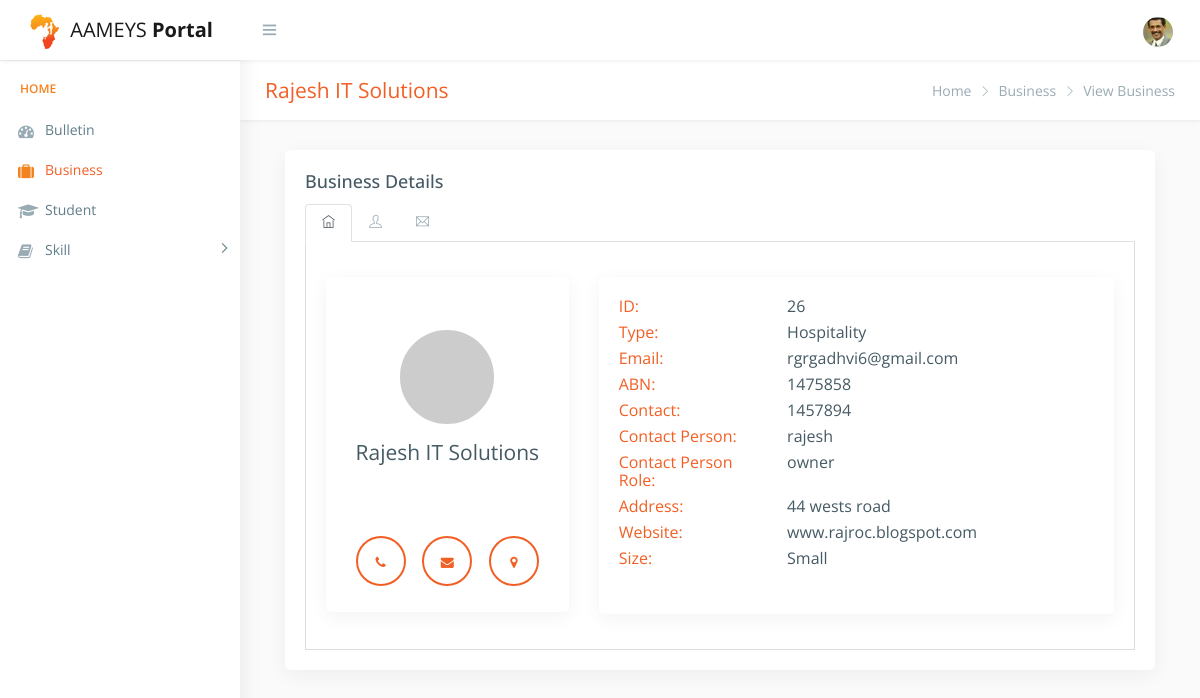
/msglogic1.php?id=26, run on the app's committed database.
### tables this page shows
CREATE TABLE `business` (
  `busId` int(11) NOT NULL,
  `UId` int(11) NOT NULL,
  `busName` varchar(60) NOT NULL,
  `busAddress` varchar(120) NOT NULL,
  `busType` varchar(80) NOT NULL,
  `busABN` varchar(60) DEFAULT NULL,
  `busEmail` varchar(80) DEFAULT NULL,
  `busContact` int(11) DEFAULT NULL,
  `busContactPerson` varchar(90) DEFAULT NULL,
  `busContactPersonRole` varchar(30) DEFAULT NULL,
  `busWebsite` varchar(90) DEFAULT NULL,
  `busSize` varchar(90) DEFAULT NULL
);

### msglogic1.php (the view, shortened to what this page needs)
<!DOCTYPE html>
<html lang="en">
<?php include "include/db_config.php";
$id = $_GET['id'];
$query = "SELECT * FROM business WHERE busId = $id";
$result = mysqli_query($conn,$query);
$row = mysqli_fetch_assoc($result);
?>
<head>
    <link href="css/lib/bootstrap/bootstrap.css" rel="stylesheet">
    <link href="css/helper.css" rel="stylesheet">
    <link href="css/style.css" rel="stylesheet">
    <link href="css/messagestyle.css" rel="stylesheet">
</head>
<body class="fix-header fix-sidebar">
    <div id="main-wrapper">
        <div class="header" style="">
            <?php include "include/top_nav.php"; ?>
        </div>
        <div class="left-sidebar" style="overflow: visible;">
            <?php include "include/side_nav.php"; ?>
        </div>
        <div class="page-wrapper" style="min-height: 157px;">
            <div class="row page-titles">
                <div class="col-md-5 align-self-center">
                    <h3 class="text-primary"><?php echo $row['busName'];?></h3> </div>
                <div class="col-md-7 align-self-center">
                    <ol class="breadcrumb">
                      <li class="breadcrumb-item"><a href="bulletin.php">Home</a></li>
                      <li class="breadcrumb-item"><a href="business.php">Business</a></li>
                      <li class="breadcrumb-item active">View Business</li>
                    </ol>
                </div>
            </div>
            <div class="container-fluid">
                      <div class="col-md-12">
                              <div class="card">
                                  <div class="card-body">
                                      <h4 class="card-title">Business Details</h4>
                                      <ul class="nav nav-tabs" role="tablist">
                                          <li class="nav-item"> <a class="nav-link active show" data-toggle="tab" href="#home8" role="tab" aria-selected="true"><span><i class="ti-home"></i></span></a> </li>
                                          <li class="nav-item"> <a class="nav-link" data-toggle="tab" href="#profile8" role="tab" aria-selected="false"><span><i class="ti-user"></i></span></a> </li>
                                          <li class="nav-item"> <a class="nav-link" data-toggle="tab" href="#messages8" role="tab" aria-selected="false"><span><i class="ti-email"></i></span></a> </li>
                                      </ul>
                                      <div class="tab-content tabcontent-border">
                                          <div class="tab-pane active show" id="home8" role="tabpanel">
                                                <div class="p-20">
                                                  <div class="row">
                                                            <div class="col-lg-4">
                                                                <div class="card">
                                                                    <div class="card-body">
                                                                        <div class="card-two">
                                                                            <header>
                                                                                <div class="avatar">
                                                                                </div>
                                                                            </header>
                                                                            <h3></span><?php echo $row['busName'];?></h3>
                                                                            <div>
                                                                            </div>
                                                                            <div class="contacts" >
                                                                                <br>
                                                                                <a href="tel:5555555555"><i class="fa fa-phone"></i></a>
                                                                                <a href=""><i class="fa fa-envelope"></i></a>
                                                                                <a href=""><i class="fa fa-map-marker"></i></a>
                                                                            </div>
                                                                        </div>
                                                                    </div>
                                                                </div>
                                                            </div>
                                                            <div class="col-lg-8">
                                                                <div class="card">
                                                                    <div class="card-body">
                                                                      <div class="row">
                                                                        <div class="col-4"><h5><span class="text-primary">ID: </span></h5></div>
                                                                        <div class="col-8"><h5><?php echo $row['busId'];?></h5></div>
                                                                      </div>
                                                                      <div class="row">
                                                                        <div class="col-4"><h5><span class="text-primary">Type: </span></h5></div>
                                                                        <div class="col-8"><h5><?php echo $row['busType'];?></h5></div>
                                                                      </div>
                                                                      <div class="row">
                                                                        <div class="col-4"><h5><span class="text-primary">Email: </span></h5></div>
                                                                        <div class="col-8"><h5><?php echo $row['busEmail'];?></h5></div>
                                                                      </div>
                                                                      <div class="row">
                                                                        <div class="col-4"><h5><span class="text-primary">ABN: </span></h5></div>
                                                                        <div class="col-8"><h5><?php echo $row['busABN'];?></h5></div>
                                                                      </div>
                                                                      <div class="row">
                                                                        <div class="col-4"><h5><span class="text-primary">Contact: </span></h5></div>
                                                                        <div class="col-8"><h5><?php echo $row['busContact'];?></h5></div>
                                                                      </div>
                                                                      <div class="row">
                                                                        <div class="col-4"><h5><span class="text-primary">Contact Person: </span></h5></div>
                                                                        <div class="col-8"><h5><?php echo $row['busContactPerson'];?></h5></div>
                                                                      </div>
                                                                      <div class="row">
                                                                        <div class="col-4"><h5><span class="text-primary">Contact Person Role: </span></h5></div>
                                                                        <div class="col-8"><h5><?php echo $row['busContactPersonRole'];?></h5></div>
                                                                      </div>
                                                                      <div class="row">
                                                                        <div class="col-4"><h5><span class="text-primary">Address: </span></h5></div>
                                                                        <div class="col-8"><h5><?php echo $row['busAddress'];?></h5></div>
                                                                      </div>
                                                                      <div class="row">
                                                                        <div class="col-4"><h5><span class="text-primary">Website: </span></h5></div>
                                                                        <div class="col-8"><h5><?php echo $row['busWebsite'];?></h5></div>
                                                                      </div>
                                                                      <div class="row">
                                                                        <div class="col-4"><h5><span class="text-primary">Size: </span></h5></div>
                                                                        <div class="col-8"><h5><?php echo $row['busSize'];?></h5></div>
                                                                      </div>
                                                                    </div>
                                                                </div>
                                                              </div>
                                                  </div>
                                                </div>
                                          </div>
                                            <link href="https://cdnjs.cloudflare.com/ajax/libs/font-awesome/4.7.0/css/font-awesome.css" type="text/css" rel="stylesheet">
                                      </div>
                                  </div>
                              </div>
                        </div>
          </div>
        </div>
    </div>
</body>
</html>

### css/helper.css (style rules this page uses)
.p-20 { padding: 20px!important; }

### data on the page
business: busName "Rajesh IT Solutions", busId "26", busType "Hospitality", busEmail "rgrgadhvi6@gmail.com", busABN "1475858", busContact "1457894", busContactPerson "rajesh", busContactPersonRole "owner", busAddress "44 wests road", busWebsite "www.rajroc.blogspot.com", busSize "Small"
